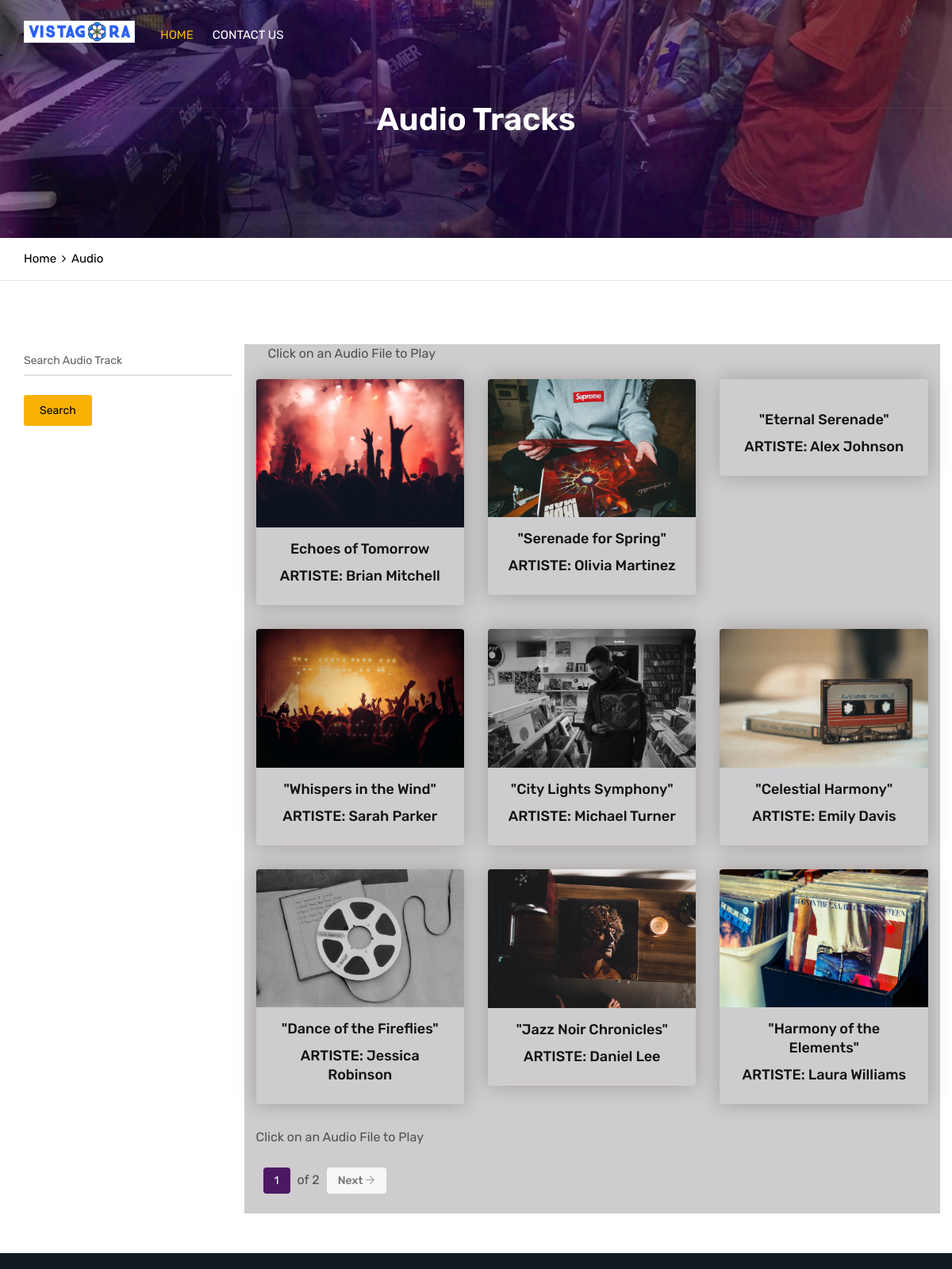
The app's page /vista-gora/audio-tracks with its own data.
### ourapp/models.py (models this page shows, shortened)
class Audio(models.Model):
    artiste = models.CharField(max_length=100)
    identification_code= models.CharField(max_length=30,unique=True)
    title= models.CharField(max_length=30)
    description= models.TextField(max_length=300)
    audio_file= models.FileField(upload_to="audio")
    cover_picture= models.FileField(upload_to="cover_picture")

### ourapp/views.py (the view)
# urls.py: path("vista-gora/audio-tracks", views.audio, name="audio"),
def audio(request):
    if request.method=="POST":
        nametok=request.POST.get("dzName")
        tok = nametok
        cont = Audio.objects.all()
        tok = tok.upper()
        got2 = None
        try:
            got2 = []
            for i in cont:
                toU = str(i.title)
                if tok == toU.upper():
                    got2.append(i.identification_code)
            return render(request, "search_course11.html", {"tok": tok, "got": cont, "got2": got2})
        except:
            return render(request, "search_course11.html", {"tok": tok, "cont": cont, "ck": False})
    else:
        global keeprow
        keeprow = []
        all_c = Audio.objects.all()
        keepobj=[]
        keepno=0
        nmbr=0
        for i in all_c:
            keepno+=1
            keepobj.append(i)
            if keepno==9:
                keepno=0
                keeprow.append(keepobj)
                keepobj = []
        if keepno != 0:#(1)if there is second row but its not up to 9 fields add the remaining fields OR (2)add keepobj because we only have one page only and it's not up to 9 fields
            keeprow.append(keepobj)
        if len(keeprow)> 1: #to enable page
            return render(request, "audio.html", {"enablepage": True, "nmbr": nmbr,"curr_page":nmbr+1,
                                "pageno":len(keeprow),"keeprow":keeprow[0]})
        return render(request, "audio.html",{"enablepage": False, "nmbr": nmbr, "keeprow": keeprow[0],
                                             "curr_page":nmbr+1})

### ourapp/templates/audio.html (shortened to what this page needs)
{% load static %}
<!DOCTYPE html>
<html lang="en">
<head>
	<link rel="stylesheet" type="text/css" href="{% static 'assets/css/assets.css' %}">
	<link rel="stylesheet" type="text/css" href="{% static 'assets/css/typography.css' %}">
	<link rel="stylesheet" type="text/css" href="{% static 'assets/css/shortcodes/shortcodes.css' %}">
	<link rel="stylesheet" type="text/css" href="{% static 'assets/css/style.css' %}">
	<link class="skin" rel="stylesheet" type="text/css" href="{% static 'assets/css/color/color-1.css' %}">
	<link rel="stylesheet" type="text/css" href="{% static 'assets/vendors/revolution/css/layers.css' %}">
	<link rel="stylesheet" type="text/css" href="{% static 'assets/vendors/revolution/css/settings.css' %}">
	<link rel="stylesheet" type="text/css" href="{% static 'assets/vendors/revolution/css/navigation.css' %}">
	<link rel="stylesheet" type="text/css" href="{% static 'admin/assets/css/dashboard.css' %}">
</head>
<body id="bg">
<div class="page-wraper">
   <header class="header rs-nav header-transparent">
		<div class="sticky-header navbar-expand-lg">
            <div class="menu-bar clearfix">
                <div class="container clearfix">
					<div class="menu-logo">
						<a href="{% url 'index' %}"><img src="{% static 'assets/images/logo-white.png' %}" alt=""></a>
					</div>
                    <div class="menu-links navbar-collapse collapse justify-content-start" id="menuDropdown">
                        <ul class="nav navbar-nav">
							<li class="active"><a href="{% url 'index' %}"><p>Home</p></a></li>
							<li><a href="{% url 'contact'  %}"><p>Contact Us<p></a></li>
						</ul>
                    </div>
                </div>
            </div>
        </div>
    </header>
    <div class="page-content bg-white">
        <div class="page-banner" style="background-image:url({% static 'assets/images/bgp2.jpg' %});">
			 <div class="container">
                <div class="page-banner-entry">
                    <h1 class="text-white">Audio Tracks</h1>
				 </div>
            </div>
        </div>
		<div class="breadcrumb-row">
			<div class="container">
				<ul class="list-inline">
					<li><a href="{% url 'index' %}">Home</a></li>
					<li> <a >Audio</a></li>
				</ul>
			</div>
		</div>
		<div class="content-block">
			<div class="section-area section-sp1">
                <div class="container">
					 <div class="row">
						<div class="col-lg-3 col-md-4 col-sm-12 m-b30">
							<div class="widget courses-search-bx placeani">
								<div class="form-group">
									<form action="" method="POST">
										<div class="input-group">
											<label>Search Audio Track</label>
											<input name="dzName" type="text" required class="form-control">
										</div>
										<button class="btn">Search</button>
									</form>
								</div>
							</div>
							<div class="widget">
							</div>
						</div>
							<div class="col-lg-9 col-md-8 col-sm-12 bgsong admin-courses">
								<div  class="col-lg-12 m-b20">Click on an Audio File to Play</div>
									<div class="row">
										{% for row in keeprow%}
											<div class="col-md-6 col-lg-4 col-sm-6 m-b30">
												<div class="cours-bx">
													<div class="action-box">
														<div class="">
															<img src="{{row.cover_picture.url}}" alt="">
														</div>
													</div>
													<div class="info-bx text-center">
														<h5><a href="#">{{row.title}}</a></h5>
														<h5><a href="#">ARTISTE: {{row.artiste}}</a></h5>
													</div>
												</div>
											</div>
										{% endfor %}
										<div  class="col-lg-12 m-b20">Click on an Audio File to Play</div>
										<div class="col-lg-12 m-b20">
											{% if enablepage %}
												<div class="pagination-bx rounded-sm gray clearfix">
													<ul class="pagination">
																	<li class="active givepad"><a href="#">{{curr_page}} </a></li>
																	<span><li > of {{pageno}}</a></li></span>
														{% if curr_page != pageno %}
															<li class="next givepad"><a href="{% url 'npage' nmbr %}">Next <i class="ti-arrow-right"></i></a></li>
														{% endif %}
													</ul>
												</div>
											{% endif %}
										</div>
									</div>
							</div>
					 	</div>
				</div>
            </div>
        </div>
    </div>
    <footer>
        <div class="footer-top">
        </div>
    </footer>
</div>
</body>
</html>

### staticfiles/assets/css/typography.css (style rules this page uses)
body { background-color: white; font-family: Rubik; font-size: 16px; font-weight: 400; color:#505050; padding: 0; margin: 0; overflow-x: hidden; -webkit-font-smoothing: antialiased; font-smoothing: antialiased; -moz-osx-font-smoothing: grayscale; scroll-behavior: smooth; }
a { color: yellow; outline: 0 none; text-decoration: none; }
p a { color: #333333; }
img { border-style: none; height: auto; max-width: 100%; vertical-align: middle; }
section, article, aside, details, figcaption, figure, footer, header, hgroup, main, menu, nav, summary { display: block; }
p, address, pre, hr, ul, ol, dl, dd, table { margin-bottom: 24px; }
p { line-height: 28px; margin-bottom: 24px; }
h1, h2, h3, h4, h5, h6 { color: #111111; font-family: rubik; margin-top:0; }
h1 a, h2 a, h3 a, h4 a, h5 a, h6 a { color: inherit; }
h1 { font-size: 36px; line-height: 45px; margin-bottom: 25px; font-weight: 700; }
h5 { font-size: 18px; line-height: 24px; margin-bottom: 10px; font-weight: 500; }
dl, ul, ol { list-style-position: outside; padding: 0; }
ul, ol { margin-bottom: 24px; }
ul li, ol li { padding: 0; }
.m-b20 { margin-bottom: 20px; }
.m-b30 { margin-bottom: 30px; }
.text-white { color: #fff; }
.bg-white { background-color: #FFF; }
.text-white { color: #FFF; }
.list-inline li { display: inline-block; }
.givepad { padding-right: 8px; padding-left: 8px; }
.bgsong { background: rgba(10,0,10,.2); }

### staticfiles/assets/css/color/color-1.css (style rules this page uses)
:root { --primary: #4c1864; --sc-primary: #4d0a91; }
.bg-primary,.btn,.comments-area .comment-form p input[type="submit"],.pagination > .active > a,.pagination > .active > span,.pagination > .active > a:hover,.pagination > .active > span:hover,.pagination > .active > a:focus,.pagination > .active > span:focus,.feature-filters .active > [class*="btn"],.list-num-count > li:before,.pagination-bx.primary .pagination > li > a, .pagination-bx.primary .pagination > li > span,button.back-to-top,.rev-btn { background-color: #4c1864; }
.btn:active,.btn:hover,.btn:focus,.active > .btn,.bg-primary-dark,.pagination > li > a:hover, .pagination > li > span:hover, .pagination > li > a:focus, .pagination > li > span:focus ,.pagination > .active > a, .pagination > .active > span, .pagination > .active > a:hover, .pagination > .active > span:hover, .pagination > .active > a:focus, .pagination > .active > span:focus,.sidenav .closebtn:hover,.sidenav .closebtn:focus,.owl-btn-1.primary .owl-prev:hover, .owl-btn-1.primary .owl-next:hover,.owl-btn-2.primary .owl-prev:hover, .owl-btn-2.primary .owl-next:hover,.pagination-bx.primary .pagination > li > a:hover, .pagination-bx.primary .pagination > li > span:hover,.pagination-bx.primary .pagination > li.active > span,.pagination-bx.primary .pagination > li.active > a { background-color: #4d0a91; }
a,.text-primary,.primary li:before,.menu-links .nav > li.active > a,.menu-links .nav > li:hover > a,.menu-links .nav > li .mega-menu > li ul a:hover,.menu-links .nav > li .sub-menu li:hover > a,footer a:active,footer a:focus,footer a:hover,footer h1 a,footer h2 a,footer h3 a,footer h4 a,footer h5 a,footer h6 a,footer p a,.testimonial-1 .testimonial-position,.acod-head a:after,.acod-head a,.acod-head a:hover,.acod-head a.collapsed:hover,.ttr-tabs .nav-tabs > li > a i,h1 a:hover,h2 a:hover,h3 a:hover,h4 a:hover,h5 a:hover,h6 a:hover,.btn.outline,.btn-link:hover { color: #4c1864; }
.footer-top,.footer-bottom { background-color: #121921; }
.portfolio-bx .portfolio-info-bx,.btn.outline:hover,.course-info-list ul li a.active, .course-info-list ul li a:hover,.btn,.profile-tabnav .nav li a.active,button.back-to-top,.upcoming-event-carousel.owl-btn-1 .owl-prev, .upcoming-event-carousel.owl-btn-1 .owl-next,.courses-carousel .owl-nav .owl-next, .courses-carousel .owl-nav .owl-prev, .recent-news-carousel .owl-nav .owl-next, .recent-news-carousel .owl-nav .owl-prev, .testimonial-carousel .owl-nav .owl-next, .testimonial-carousel .owl-nav .owl-prev { background-color:#f7b205; color:#000; }
.footer_widget ul li a:hover,[class*="ovbl-"] .counter-style-1 .counter-text,.header-transparent .secondary-menu .btn-link:hover,.header-transparent .menu-links .nav > li:hover > a,.header-transparent .menu-links .nav > li.active > a { color:#f7b205; }

### staticfiles/assets/css/shortcodes/layout.css (style rules this page uses)
#bg { background-attachment: fixed; background-size: cover; }

### staticfiles/assets/css/shortcodes/list.css (style rules this page uses)
ul[class*="list-"] { font-family: "rubik",sans-serif; font-size:15px; }

### staticfiles/assets/css/shortcodes/overlay.css (style rules this page uses)
.action-box { overflow: hidden; position: relative; }

### staticfiles/assets/css/shortcodes/widget.css (style rules this page uses)
.widget { margin-bottom: 50px; }

### records on screen
Audio: cover_picture (picture), title "Echoes of Tomorrow", artiste "Brian Mitchell"
Audio: cover_picture (picture), title "\"Serenade for Spring\"", artiste "Olivia Martinez"
Audio: title "\"Eternal Serenade\"", artiste "Alex Johnson"
Audio: cover_picture (picture), title "\"Whispers in the Wind\"", artiste "Sarah Parker"
Audio: cover_picture (picture), title "\"City Lights Symphony\"", artiste "Michael Turner"
Audio: cover_picture (picture), title "\"Celestial Harmony\"", artiste "Emily Davis"
Audio: cover_picture (picture), title "\"Dance of the Fireflies\"", artiste "Jessica Robinson"
Audio: cover_picture (picture), title "\"Jazz Noir Chronicles\"", artiste "Daniel Lee"
Audio: cover_picture (picture), title "\"Harmony of the Elements\"", artiste "Laura Williams"

### other values on screen
{{ curr_page }} "1"
{{ pageno }} "2"
